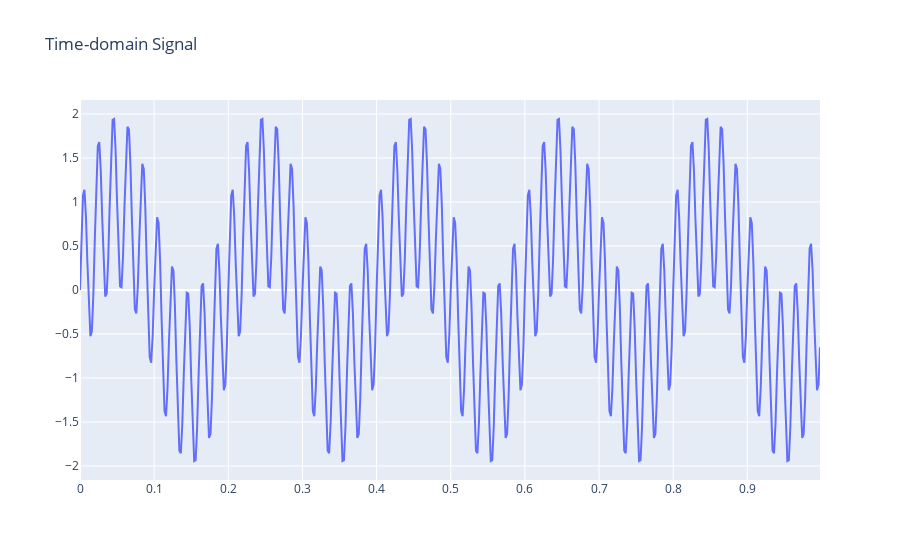
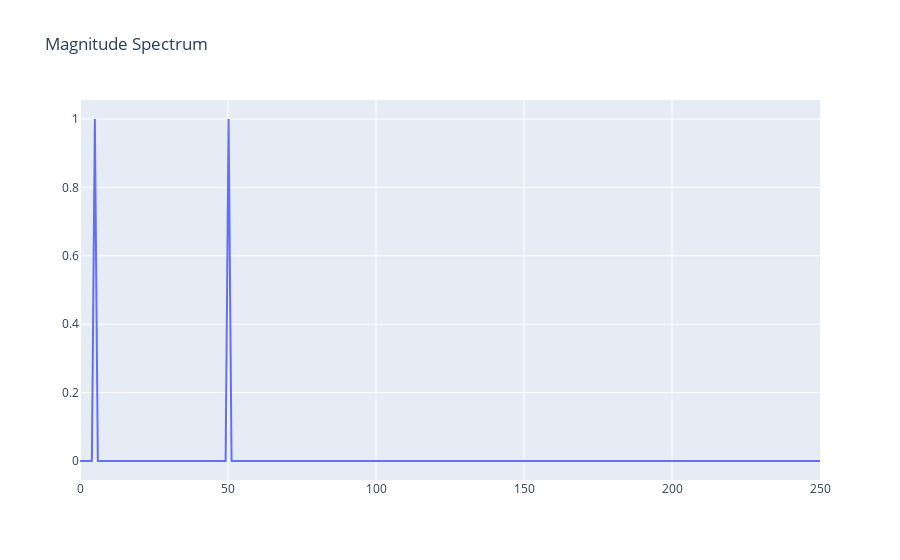

Notebook cell for these charts, in order:
### Code cell
import numpy as np
import plotly.graph_objects as go

# Define the DFT function
def dft(x):
    N = len(x)
    X = np.zeros(N, dtype=complex)
    for k in range(N):
        for n in range(N):
            angle = -2j * np.pi * k * n / N
            X[k] += x[n] * np.exp(angle)
    return X

# Create a simple signal: sum of two sines with different frequencies
t = np.linspace(0, 1, 500, endpoint=False)  # 1 second sampled at 500 Hz
x = np.sin(2 * np.pi * 5 * t) + np.sin(2 * np.pi * 50 * t)  # 5 Hz and 50 Hz components

X = dft(x)

# Time-domain signal plot
fig_time = go.Figure()
fig_time.add_trace(go.Scatter(x=t, y=x, mode='lines', name='Time-domain Signal'))
fig_time.update_layout(title="Time-domain Signal")
fig_time.show()

# Frequency-domain magnitude plot
frequencies = np.linspace(0, len(t)/2, len(t) // 2)  # Only plotting positive frequencies
fig_spectrum = go.Figure()
fig_spectrum.add_trace(go.Scatter(x=frequencies, y=2/len(X) * np.abs(X[:len(X)//2]), mode='lines', name='Magnitude Spectrum'))
fig_spectrum.update_layout(title="Magnitude Spectrum")
fig_spectrum.show()

### Figure 1 — Plotly figure (JSON) as saved in the notebook; plotly's stock layout.template omitted (floating-point values rounded to 4 significant figures; data arrays with more than 128 entries replaced by an {"elided": "..."} marker saying what was removed)
{"data": [{"mode": "lines", "name": "Time-domain Signal", "type": "scatter", "x": {"elided": "500 float values"}, "y": {"elided": "500 float values"}}], "layout": {"title": {"text": "Time-domain Signal"}}}

### Figure 2 — Plotly figure (JSON) as saved in the notebook; plotly's stock layout.template omitted (floating-point values rounded to 4 significant figures; data arrays with more than 128 entries replaced by an {"elided": "..."} marker saying what was removed)
{"data": [{"mode": "lines", "name": "Magnitude Spectrum", "type": "scatter", "x": {"elided": "250 float values"}, "y": {"elided": "250 float values"}}], "layout": {"title": {"text": "Magnitude Spectrum"}}}
